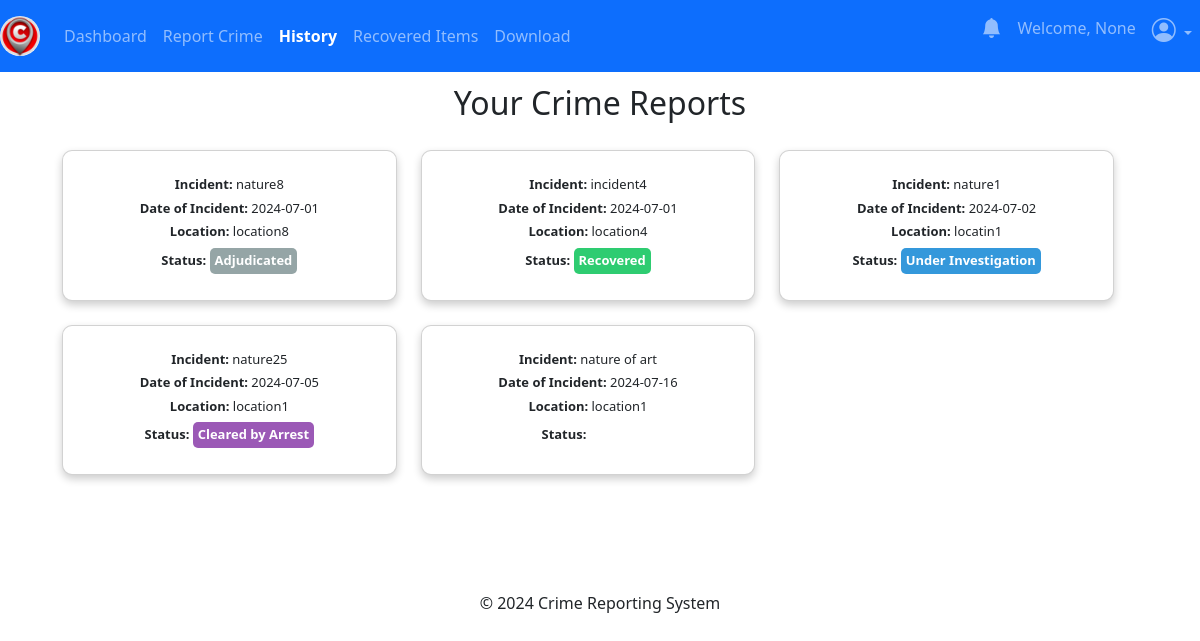
The app's page /users/history (signed in) with its own data.
### app/posts/models.py (models this page shows, shortened)
class Crime(db.Model, UserMixin):
    crime_id = db.Column(db.Integer, primary_key=True)
    date_of_incident = db.Column(db.String(10), nullable=False)
    issued_by = db.Column(db.String(20), nullable=True)
    time_of_incident = db.Column(db.String(10), nullable=False)
    phonenumber = db.Column(db.String(10), nullable=True)
    incident_location = db.Column(db.Text, nullable=False)
    incident_nature = db.Column(db.Text, nullable=False)
    incident_details = db.Column(db.Text, nullable=False)
    suspect_details = db.Column(db.Text, nullable=True)
    arrest_history = db.Column(db.Text, nullable=True)
    suspect_name = db.Column(db.String(10), nullable=True)
    comments = db.Column(db.Text, nullable=True)
    crime_status = db.Column(db.String(10), nullable=True)
    latitude = db.Column(db.Float)
    longitude = db.Column(db.Float)
    crime_file_upload = db.Column(db.Text, nullable=True)
    crime_file_name = db.Column(db.Text, nullable=True)
    crime_mimetype = db.Column(db.Text, nullable=True)
    date_crime_received = db.Column(db.DateTime(timezone=True), default=current_time())
    reporter_id = db.Column(db.Integer, db.ForeignKey('user.id'))

### app/users/routes.py (the view)
@users.route('/users/history')
@login_required
def history():
    try:
        reporter = current_user.id
        crimes = Crime.query.filter_by(reporter_id=reporter).all()
        return render_template('user/history.html', crimes=crimes)
    except Exception:
        flash('Unable to fetch your data. Please try again later.', 'danger')
        return render_template('user/history.html', crimes=[])

### app/__init__.py (called while the page is built)
@login_manager.user_loader
def load_user(user_id):
    return models.User.query.get(user_id)

### app/templates/user/history.html (shortened to what this page needs)
{% extends 'user/base.html' %} {% block title %} History {% endblock %} {% block
content %}
<!DOCTYPE html>
<html lang="en">
  <head>
  </head>
  <body>
    <div class="container mt-4">
      <h2 class="text-center">Your Crime Reports</h2>
      {% if crimes %}
      <div class="row">
        {% for crime in crimes %}
        <div class="col-lg-4 col-md-6 col-sm-12">
          <div
            class="card mb-4 reduced-card-size"
            onclick="crime_details('{{ crime.crime_id }}')"
            style="cursor: pointer"
          >
            <div class="card-body">
              <h5 class="card-text">
                <strong>Incident:</strong> {{ crime.incident_nature }}
              </h5>
              <h5 class="card-text">
                <strong>Date of Incident:</strong> {{ crime.date_of_incident }}
              </h5>
              <h5 class="card-text">
                <strong>Location:</strong> {{ crime.incident_location }}
              </h5>
              <h5 class="card-text">
                <strong>Status:</strong>
                <span
                  class="status {% if crime.crime_status == 'Unsolved' %} status-unsolved {% elif crime.crime_status == 'Recovered' %} status-recovered {% elif crime.crime_status == 'Under Investigation' %} status-under-investigation {% elif crime.crime_status == 'Solved' %} status-solved {% elif crime.crime_status == 'Cleared by Arrest' %} status-cleared-by-arrest {% elif crime.crime_status == 'Cold Case' %} status-cold-case {% elif crime.crime_status == 'Closed' %} status-closed {% elif crime.crime_status == 'Pending Prosecution' %} status-pending-prosecution {% elif crime.crime_status == 'Adjudicated' %} status-adjudicated {% endif %}"
                  >{{ crime.crime_status }}</span
                >
              </h5>
            </div>
          </div>
        </div>
        {% endfor %}
      </div>
      {% endif %}
    </div>
  </body>
</html>
{% endblock %}

### app/static/css/styles.css (style rules this page uses)
html,body { height: 100%; width: 100%; padding-top: 30px; }
.row { display: flex; flex-wrap: wrap; width: 100%; padding: 20px; }
.row:after { content: ""; display: table; clear: both; }
.card { box-shadow: 0 4px 8px 0 rgba(0, 0, 0, 0.2); padding: 16px; text-align: center; background-color: #f1f1f1; }

### app/templates/user/history.html (style rules this page uses)
.reduced-card-size { padding: 10px; margin-bottom: 10px; font-size: 0.9em; border-radius: 10px; transition: transform 0.3s ease; }
.card-text { font-size: 0.9em; }
.status { font-weight: bold; padding: 5px; border-radius: 5px; color: white; display: inline-block; }
.status-recovered { background-color: #2ecc71; }
.status-under-investigation { background-color: #3498db; }
.status-cleared-by-arrest { background-color: #9b59b6; }
.status-adjudicated { background-color: #95a5a6; }

### records on screen
Crime: incident_nature "nature8", date_of_incident "2024-07-01", incident_location "location8", crime_status "Adjudicated"
Crime: incident_nature "incident4", date_of_incident "2024-07-01", incident_location "location4", crime_status "Recovered"
Crime: incident_nature "nature1", date_of_incident "2024-07-02", incident_location "locatin1", crime_status "Under Investigation"
Crime: incident_nature "nature25", date_of_incident "2024-07-05", incident_location "location1", crime_status "Cleared by Arrest"
Crime: incident_nature "nature of art", date_of_incident "2024-07-16", incident_location "location1"

### other values on screen
{{ session.get('username') }} "None"
